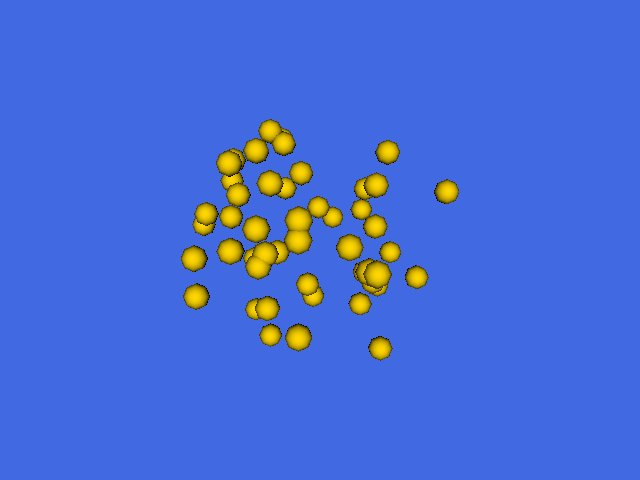

Reproduce this figure in Python.
#!/usr/bin/env python

# Demonstrate vtkInteractorStyleTrackballCamera, which allows the user to
# rotate, pan, and zoom the camera around the scene with the mouse.  A random
# point cloud is displayed as sphere glyphs.

# Factory overrides: importing these modules registers the OpenGL rendering
# and interaction style implementations for vtkRenderingCore factory classes.
import vtkmodules.vtkInteractionStyle  # noqa: F401
import vtkmodules.vtkRenderingOpenGL2  # noqa: F401

# VTK pipeline classes used in this example
from vtkmodules.vtkCommonDataModel import vtkPolyData
from vtkmodules.vtkFiltersSources import (
    vtkPointSource,
    vtkSphereSource,
)
from vtkmodules.vtkInteractionStyle import vtkInteractorStyleTrackballCamera
from vtkmodules.vtkRenderingCore import (
    vtkActor,
    vtkGlyph3DMapper,
    vtkRenderWindow,
    vtkRenderWindowInteractor,
    vtkRenderer,
)

# Colors (normalized RGB)
gold_rgb = (1.0, 0.843, 0.0)
royal_blue_rgb = (0.255, 0.412, 0.882)

# Source: generate a random point cloud
point_source = vtkPointSource()
point_source.SetCenter(0, 0, 0)
point_source.SetNumberOfPoints(50)
point_source.SetRadius(5)
point_source.Update()

# GlyphSource: small sphere to place at each point
glyph_sphere = vtkSphereSource()
bounds = point_source.GetOutput().GetPoints().GetBounds()
max_len = max(bounds[i + 1] - bounds[i] for i in range(0, 5, 2))
glyph_sphere.SetRadius(0.05 * max_len)

# PointData: wrap the points in a vtkPolyData
point_data = vtkPolyData()
point_data.SetPoints(point_source.GetOutput().GetPoints())

# Mapper: glyph each point as a sphere
mapper = vtkGlyph3DMapper()
mapper.SetInputData(point_data)
mapper.SetSourceConnection(glyph_sphere.GetOutputPort())
mapper.ScalarVisibilityOff()
mapper.ScalingOff()

# Actor: assign the mapped geometry
actor = vtkActor()
actor.SetMapper(mapper)
actor.GetProperty().SetColor(gold_rgb)

# Renderer: assemble the scene
renderer = vtkRenderer()
renderer.AddActor(actor)
renderer.SetBackground(royal_blue_rgb)

# Window: display the rendered scene
render_window = vtkRenderWindow()
render_window.AddRenderer(renderer)
render_window.SetWindowName("interactor style trackball camera")
render_window.SetMultiSamples(0)
render_window.SetSize(640, 480)

# Interactor: handle mouse and keyboard events
interactor = vtkRenderWindowInteractor()
interactor.SetRenderWindow(render_window)

# Style: trackball-camera mode (mouse manipulates the camera)
style = vtkInteractorStyleTrackballCamera()
interactor.SetInteractorStyle(style)

# Launch the interactive visualization
interactor.Initialize()
interactor.Start()
